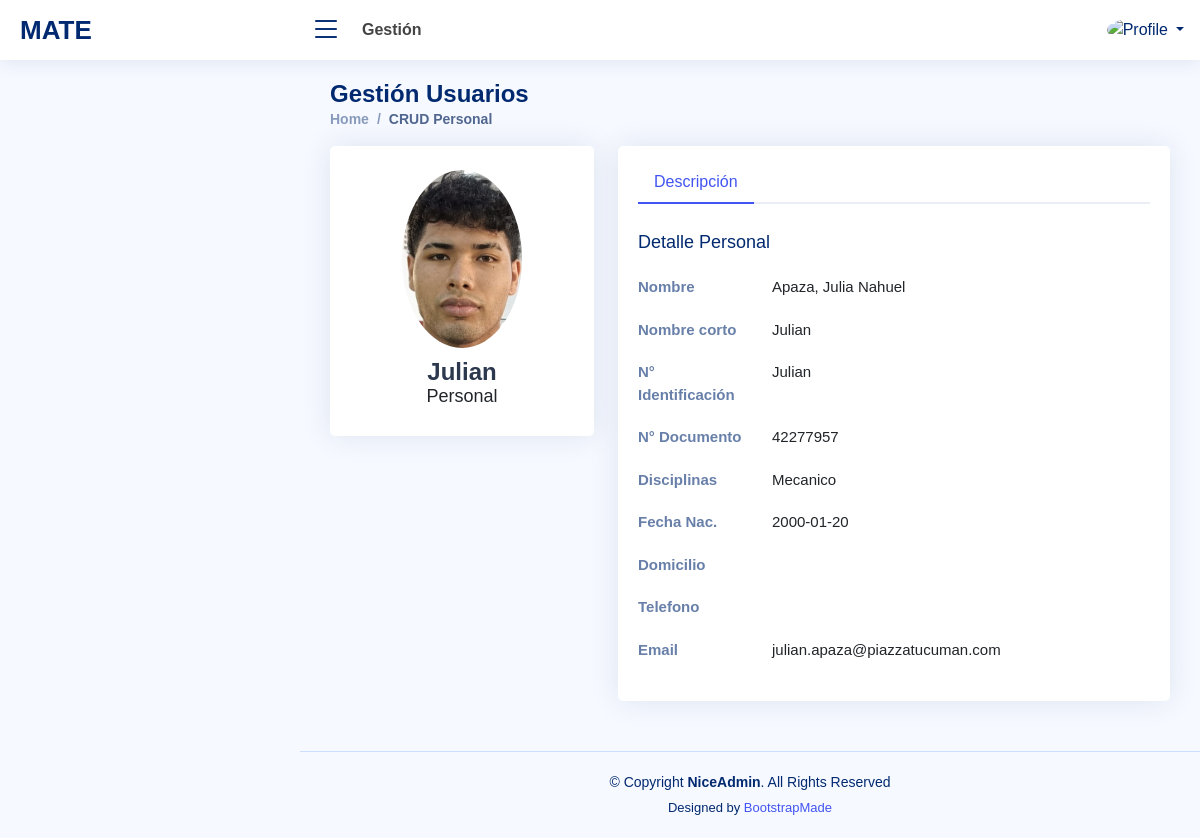
The app's page /crudpersonal.php?idpersona=171&accion=M (signed in) with its own data.
### tables this page shows
CREATE TABLE `personasvsdisciplinas` (
  `idpersonavsdisciplina` int(11) NOT NULL AUTO_INCREMENT,
  `idpersona` int(11) DEFAULT NULL,
  `iddisciplina` int(11) DEFAULT NULL,
  `accion` varchar(1) DEFAULT NULL,
  `idempleadoaccion` int(11) DEFAULT NULL,
  `fechaaccion` datetime DEFAULT NULL,
  PRIMARY KEY (`idpersonavsdisciplina`)
);

CREATE TABLE `personas` (
  `idpersona` int(11) NOT NULL AUTO_INCREMENT,
  `apellido` varchar(30) DEFAULT NULL,
  `nombre` varchar(30) DEFAULT NULL,
  `nombrecortousu` varchar(15) DEFAULT NULL,
  `dni` varchar(20) DEFAULT NULL,
  `nrosocio` varchar(20) DEFAULT NULL,
  `domicilio` varchar(60) DEFAULT NULL,
  `fnacimiento` date DEFAULT NULL,
  `idtipopersona` int(11) DEFAULT NULL,
  `emailusuario` varchar(60) DEFAULT NULL,
  `pass` varchar(255) DEFAULT NULL,
  `urlfoto` varchar(100) DEFAULT 'user.png',
  `tel` varchar(20) DEFAULT NULL,
  `idoficina` int(11) DEFAULT NULL,
  `aptoingreso` varchar(1) DEFAULT 'N',
  `finiapto` date DEFAULT NULL,
  `ffinapto` date DEFAULT NULL,
  `accion` varchar(1) DEFAULT NULL,
  `idempleadoaccion` int(11) DEFAULT NULL,
  `fechaaccion` datetime DEFAULT NULL,
  PRIMARY KEY (`idpersona`)
);

CREATE TABLE `disciplinas` (
  `iddisciplina` int(11) NOT NULL AUTO_INCREMENT,
  `disciplina` varchar(30) DEFAULT NULL,
  `observacion` varchar(100) DEFAULT NULL,
  `accion` varchar(1) DEFAULT NULL,
  `idempleadoaccion` int(11) DEFAULT NULL,
  `fechaaccion` datetime DEFAULT NULL,
  PRIMARY KEY (`iddisciplina`)
);

### crudpersonal.php (the view, shortened to what this page needs)
<!DOCTYPE html>
<html lang="en">
<head>
  <link href="assets/font/Open_Sans.css" rel="stylesheet">
  <link href="assets/vendor/bootstrap/css/bootstrap.min.css" rel="stylesheet">
  <link href="assets/vendor/bootstrap-icons/bootstrap-icons.css" rel="stylesheet">
  <link href="assets/vendor/boxicons/css/boxicons.min.css" rel="stylesheet">
  <link href="assets/vendor/quill/quill.snow.css" rel="stylesheet">
  <link href="assets/vendor/quill/quill.bubble.css" rel="stylesheet">
  <link href="assets/vendor/remixicon/remixicon.css" rel="stylesheet">
  <link href="assets/vendor/simple-datatables/style.css" rel="stylesheet">
  <link href="assets/css/style.css" rel="stylesheet">
</head>
<body>
<?php
  if (isset($_SESSION['id']))
  {
    $tipousu=$_SESSION['tipo'];
    $foto=$_SESSION['foto'];
    $nombrecorto=$_SESSION['nombrecorto'];
    $txtfoto="";
    $txtapellido="";
    $txtnombre="";
    $txtnombcorto="";
    $txtnumsocio="";
    $txtdni="";
    $txtfnac="";
    $txtdire="";
    $txttel="";
    $txtemail="";
    $lsact="";
    if (isset($_GET['idpersona']))
    {
       $idsocio=$_GET["idpersona"];
       $accion=$_GET["accion"];
      if ($accion=="OKELI")
      {
          $sql = "SELECT a.`urlfoto`,a.`nombrecortousu`,a.`apellido`,a.`nombre`,a.`nrosocio`,a.`dni`,a.`fnacimiento`,a.`domicilio`,a.`tel`,a.`emailusuario`,a.`pass`,b.`iddisciplina`,c.`disciplina`,a.aptoingreso,a.finiapto,a.ffinapto
                  FROM personas a INNER JOIN personasvsdisciplinas b ON (a.`idpersona`=b.`idpersona` AND b.accion='B')
                                  INNER JOIN disciplinas c ON (b.`iddisciplina`=c.`iddisciplina` AND c.`accion`!='B')
                  WHERE a.`accion`='B' AND a.idpersona=". $idsocio;
          $accion="OK";
      }
      else
      {
          $sql = "SELECT a.`urlfoto`,a.`nombrecortousu`,a.`apellido`,a.`nombre`,a.`nrosocio`,a.`dni`,a.`fnacimiento`,a.`domicilio`,a.`tel`,a.`emailusuario`,a.`pass`,b.`iddisciplina`,c.`disciplina`,a.aptoingreso,a.finiapto,a.ffinapto
                  FROM personas a INNER JOIN personasvsdisciplinas b ON (a.`idpersona`=b.`idpersona` AND b.accion!='B')
                                  INNER JOIN disciplinas c ON (b.`iddisciplina`=c.`iddisciplina` AND c.`accion`!='B')
                  WHERE a.`accion`!='B' AND a.idpersona=". $idsocio;
      }
      $con=conectar();
      $result = $con->query($sql);
      if (!$result)
      {
        die('Invalid query: ' . $mysqli->error);
      }
      else
      {
        while($row = mysqli_fetch_array($result))
        {
          $txtfoto=$row['urlfoto'];
          $txtnombcorto=$row["nombrecortousu"];
          $txtapellido=$row["apellido"];
          $txtnombre=$row["nombre"];
          $txtnumsocio=$row["nrosocio"];
          $txtdni=$row["dni"];
          $txtfnac=$row["fnacimiento"];
          $txtdire=$row["domicilio"];
          $txttel=$row["tel"];
          $txtemail=$row["emailusuario"];
          if (strlen($lsact)<=0) $lsact=$row["disciplina"];
          else $lsact=$lsact ." / ". $row["disciplina"];
        }
      }
    }
  }
  else
  {
    echo "<script> window.location.href='index.html'</script>";
  }
?>
  <header id="header" class="header fixed-top d-flex align-items-center">
    <div class="d-flex align-items-center justify-content-between">
      <a href="index.html" class="logo d-flex align-items-center">
        <span class="d-none d-lg-block"><?php echo $_SESSION['nombreapp']; ?></span>
      </a>
      <i class="bi bi-list toggle-sidebar-btn"></i>
    </div>
    <div class="search-bar">
      <strong>Gestión</strong>
    </div>
    <nav class="header-nav ms-auto">
      <ul class="d-flex align-items-center">
        <li class="nav-item dropdown pe-3">
          <a class="nav-link nav-profile d-flex align-items-center pe-0" href="#" data-bs-toggle="dropdown">
          <img src="assets/img/<?php echo $foto; ?>" alt="Profile" class="rounded-circle">
          <span class="d-none d-md-block dropdown-toggle ps-2"><?php echo $nombrecorto; ?></span>
          </a>
        </li>
      </ul>
    </nav>
  </header>
  <main id="main" class="main">
    <div class="pagetitle">
      <h1>Gestión Usuarios</h1>
      <nav>
        <ol class="breadcrumb">
          <li class="breadcrumb-item">
          <?php
            if (($tipousu=="Administración")||($tipousu=="Gerente")) echo "<a href='home.php'>Home</a>";
            else
            {
              echo "<a href='atenderordenes.php?ver=P'>Home</a>";
            }
          ?>
          </li>
          <li class="breadcrumb-item active">CRUD Personal</li>
        </ol>
      </nav>
    </div>
    <section class="section profile">
      <div class="row">
        <div class="col-xl-4">
          <div class="card">
            <div class="card-body profile-card pt-4 d-flex flex-column align-items-center">
              <span id="img1">
                <img src="assets/img/<?php echo $txtfoto; ?>" alt="Profile" class="rounded-circle">
              </span>
              <h2><?php echo $txtnombcorto; ?></h2>
              <h3>Personal</h3>
            </div>
          </div>
        </div>
        <div class="col-xl-8">
          <div class="card">
            <div class="card-body pt-3">
              <ul class="nav nav-tabs nav-tabs-bordered">
                <li class="nav-item">
                  <button class="nav-link active" data-bs-toggle="tab" data-bs-target="#profile-overview">Descripción</button>
                </li>
              </ul>
              <div class="tab-content pt-2">
                <div class="tab-pane fade show active profile-overview" id="profile-overview">
                  <h5 class="card-title">Detalle Personal</h5>
                  <div class="row">
                    <div class="col-lg-3 col-md-4 label ">Nombre</div>
                    <div class="col-lg-9 col-md-8"><?php echo $txtapellido .", ". $txtnombre; ?></div>
                  </div>
                  <div class="row">
                    <div class="col-lg-3 col-md-4 label ">Nombre corto</div>
                    <div class="col-lg-9 col-md-8"><?php echo $txtnombcorto; ?></div>
                  </div>
                  <div class="row">
                    <div class="col-lg-3 col-md-4 label">N° Identificación</div>
                    <div class="col-lg-9 col-md-8"><?php echo $txtnumsocio; ?></div>
                  </div>
                  <div class="row">
                    <div class="col-lg-3 col-md-4 label">N° Documento</div>
                    <div class="col-lg-9 col-md-8"><?php echo $txtdni; ?></div>
                  </div>
                  <div class="row">
                    <div class="col-lg-3 col-md-4 label">Disciplinas</div>
                    <div class="col-lg-9 col-md-8"><?php echo $lsact; ?></div>
                  </div>
                  <div class="row">
                    <div class="col-lg-3 col-md-4 label">Fecha Nac.</div>
                    <div class="col-lg-9 col-md-8"><?php echo $txtfnac; ?></div>
                  </div>
                  <div class="row">
                    <div class="col-lg-3 col-md-4 label">Domicilio</div>
                    <div class="col-lg-9 col-md-8"><?php echo $txtdire; ?></div>
                  </div>
                  <div class="row">
                    <div class="col-lg-3 col-md-4 label">Telefono</div>
                    <div class="col-lg-9 col-md-8"><?php echo $txttel; ?></div>
                  </div>
                  <div class="row">
                    <div class="col-lg-3 col-md-4 label">Email</div>
                    <div class="col-lg-9 col-md-8"><?php echo $txtemail; ?></div>
                  </div>
                </div>
              </div>
            </div>
          </div>
        </div>
      </div>
    </section>
  </main>
  <footer id="footer" class="footer">
    <div class="copyright">
      &copy; Copyright <strong><span>NiceAdmin</span></strong>. All Rights Reserved
    </div>
    <div class="credits">
      Designed by <a href="https://bootstrapmade.com/">BootstrapMade</a>
    </div>
  </footer>
</body>
</html>

### assets/css/style.css (style rules this page uses)
:root { scroll-behavior: smooth; }
body { font-family: "Open Sans", sans-serif; background: #f6f9ff; color: #444444; }
a { color: #4154f1; text-decoration: none; }
h1, h2, h3, h4, h5, h6 { font-family: "Nunito", sans-serif; }
#main { margin-top: 60px; padding: 20px 30px; transition: all 0.3s; }
.pagetitle { margin-bottom: 10px; }
.pagetitle h1 { font-size: 24px; margin-bottom: 0; font-weight: 600; color: #012970; }
.card { margin-bottom: 30px; border: none; border-radius: 5px; box-shadow: 0px 0 30px rgba(1, 41, 112, 0.1); }
.card-title { padding: 20px 0 15px 0; font-size: 18px; font-weight: 500; color: #012970; font-family: "Poppins", sans-serif; }
.card-body { padding: 0 20px 20px 20px; }
.breadcrumb { font-size: 14px; font-family: "Nunito", sans-serif; color: #899bbd; font-weight: 600; }
.breadcrumb a { color: #899bbd; transition: 0.3s; }
.breadcrumb .breadcrumb-item::before { color: #899bbd; }
.breadcrumb .active { color: #51678f; font-weight: 600; }
.nav-tabs-bordered { border-bottom: 2px solid #ebeef4; }
.nav-tabs-bordered .nav-link { margin-bottom: -2px; border: none; color: #2c384e; }
.nav-tabs-bordered .nav-link.active { background-color: #fff; color: #4154f1; border-bottom: 2px solid #4154f1; }
.logo { line-height: 1; }
@media (min-width: 1200px) { .logo { width: 280px; } }
.logo span { font-size: 26px; font-weight: 700; color: #012970; font-family: "Nunito", sans-serif; }
.header { transition: all 0.5s; z-index: 997; height: 60px; box-shadow: 0px 2px 20px rgba(1, 41, 112, 0.1); background-color: #fff; padding-left: 20px; }
.header .toggle-sidebar-btn { font-size: 32px; padding-left: 10px; cursor: pointer; color: #012970; }
.header .search-bar { min-width: 360px; padding: 0 20px; }
.header-nav ul { list-style: none; }
.header-nav>ul { margin: 0; padding: 0; }
.header-nav .nav-profile { color: #012970; }
.header-nav .nav-profile img { max-height: 36px; }
.header-nav .nav-profile span { font-size: 14px; font-weight: 600; }
@media (min-width: 1200px) { #main, #footer { margin-left: 300px; } }
.profile .profile-card img { max-width: 120px; }
.profile .profile-card h2 { font-size: 24px; font-weight: 700; color: #2c384e; margin: 10px 0 0 0; }
.profile .profile-card h3 { font-size: 18px; }
.profile .profile-overview .row { margin-bottom: 20px; font-size: 15px; }
.profile .profile-overview .card-title { color: #012970; }
.profile .profile-overview .label { font-weight: 600; color: rgba(1, 41, 112, 0.6); }
.footer { padding: 20px 0; font-size: 14px; transition: all 0.3s; border-top: 1px solid #cddfff; }
.footer .copyright { text-align: center; color: #012970; }
.footer .credits { padding-top: 5px; text-align: center; font-size: 13px; color: #012970; }

### records on screen
personasvsdisciplinas: idpersona.urlfoto (picture), idpersona.nombrecortousu "Julian", idpersona.apellido "Apaza", idpersona.nombre "Julia Nahuel", idpersona.nrosocio "Julian", idpersona.dni "42277957", iddisciplina.disciplina "Mecanico", idpersona.fnacimiento "2000-01-20", idpersona.emailusuario "julian.apaza@piazzatucuman.com"

### other values on screen
$_SESSION['nombreapp'] "MATE"
